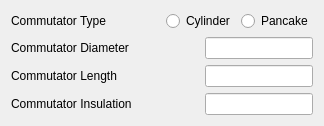
                     <widget class="QWidget" name="tab_14">
                      <attribute name="title">
                       <string>Commutator</string>
                      </attribute>
                      <layout class="QVBoxLayout" name="verticalLayout_8">
                       <item>
                        <layout class="QHBoxLayout" name="horizontalLayout_41">
                         <item>
                          <widget class="QLabel" name="label_46">
                           <property name="text">
                            <string>Commutator Type    </string>
                           </property>
                          </widget>
                         </item>
                         <item>
                          <spacer name="horizontalSpacer_90">
                           <property name="orientation">
                            <enum>Qt::Horizontal</enum>
                           </property>
                           <property name="sizeHint" stdset="0">
                            <size>
                             <width>40</width>
                             <height>20</height>
                            </size>
                           </property>
                          </spacer>
                         </item>
                         <item>
                          <widget class="QRadioButton" name="radioButton16">
                           <property name="text">
                            <string>Cylinder</string>
                           </property>
                          </widget>
                         </item>
                         <item>
                          <widget class="QRadioButton" name="radioButton17">
                           <property name="text">
                            <string>Pancake</string>
                           </property>
                          </widget>
                         </item>
                        </layout>
                       </item>
                       <item>
                        <layout class="QHBoxLayout" name="horizontalLayout_38">
                         <item>
                          <widget class="QLabel" name="label_48">
                           <property name="text">
                            <string>Commutator Diameter  </string>
                           </property>
                          </widget>
                         </item>
                         <item>
                          <spacer name="horizontalSpacer_43">
                           <property name="orientation">
                            <enum>Qt::Horizontal</enum>
                           </property>
                           <property name="sizeHint" stdset="0">
                            <size>
                             <width>40</width>
                             <height>20</height>
                            </size>
                           </property>
                          </spacer>
                         </item>
                         <item>
                          <widget class="QLineEdit" name="lineEdit41"/>
                         </item>
                        </layout>
                       </item>
                       <item>
                        <layout class="QHBoxLayout" name="horizontalLayout_39">
                         <item>
                          <widget class="QLabel" name="label_47">
                           <property name="text">
                            <string>Commutator Length    </string>
                           </property>
                          </widget>
                         </item>
                         <item>
                          <spacer name="horizontalSpacer_44">
                           <property name="orientation">
                            <enum>Qt::Horizontal</enum>
                           </property>
                           <property name="sizeHint" stdset="0">
                            <size>
                             <width>40</width>
                             <height>20</height>
                            </size>
                           </property>
                          </spacer>
                         </item>
                         <item>
                          <widget class="QLineEdit" name="lineEdit42"/>
                         </item>
                        </layout>
                       </item>
                       <item>
                        <layout class="QHBoxLayout" name="horizontalLayout_40">
                         <item>
                          <widget class="QLabel" name="label_49">
                           <property name="text">
                            <string>Commutator Insulation</string>
                           </property>
                          </widget>
                         </item>
                         <item>
                          <spacer name="horizontalSpacer_45">
                           <property name="orientation">
                            <enum>Qt::Horizontal</enum>
                           </property>
                           <property name="sizeHint" stdset="0">
                            <size>
                             <width>40</width>
                             <height>20</height>
                            </size>
                           </property>
                          </spacer>
                         </item>
                         <item>
                          <widget class="QLineEdit" name="lineEdit43"/>
                         </item>
                        </layout>
                       </item>
                      </layout>
                     </widget>
